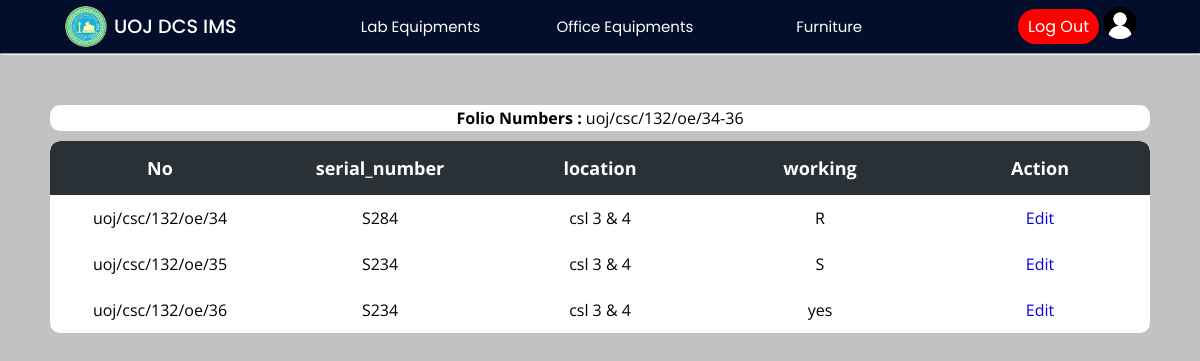
Page /Project/office/officeItems.php?search=true&id=18 (signed in) on the committed database.
### tables this page shows
CREATE TABLE `o_invoice` (
  `invoice_id` int(11) NOT NULL,
  `name` varchar(200) NOT NULL,
  `date` date NOT NULL,
  `price` float NOT NULL,
  `quantity` int(11) NOT NULL,
  `folio_number` varchar(50) NOT NULL,
  `description` varchar(400) NOT NULL,
  `supplier_name` varchar(150) NOT NULL,
  `supplier_tt` int(15) NOT NULL,
  `srn` int(11) NOT NULL,
  `page_number` varchar(15) NOT NULL,
  `location` varchar(50) NOT NULL,
  `warranty` int(11) NOT NULL
);

CREATE TABLE `o_items` (
  `invoice_id` int(11) NOT NULL,
  `set_id` varchar(50) NOT NULL,
  `serial_number` varchar(50) NOT NULL,
  `model_number` varchar(50) NOT NULL,
  `location` varchar(100) NOT NULL,
  `working` enum('yes','no','R','S','D','T') NOT NULL
);

### Project/office/officeItems.php (the view, shortened to what this page needs)
<?php
include("../config/connection.php");
?>
<!DOCTYPE html>
<html lang="en">
<head>
    <link rel="stylesheet" href="../css/lab.css">
    <link rel="stylesheet" href="../css/main.css">
</head>
<body>
    <?php include("../header/header.php"); ?>
    <hr>
    <div class="main-container">
        <?php
        if (isset($_GET['search'])) {
            $id = $_GET['id'];
            $query = "SELECT * FROM o_items WHERE invoice_id = $id";
            $result = mysqli_query($con, $query);
            if (mysqli_num_rows($result) > 0) {
        ?>
                <div class="table-con" style="background-color:white;margin-bottom:10px;padding:2px;">
                    <?php
                    $query1 = "SELECT 	folio_number FROM o_invoice WHERE invoice_id = $id";
                    $result1 = $con->query($query1);
                    if ($result1) {
                        $row = $result1->fetch_assoc();
                        $value = $row['folio_number'];
                        echo "<b>Folio Numbers :</b> $value";
                    } else {
                        echo "Query error: " . $con->error;
                    }
                    ?>
                </div>
                <div class="table-con">
                    <table style="width: 100%;">
                        <thead>
                            <tr>
                                <th>No</th>
                                <th>serial_number</th>
                                <th>location</th>
                                <th>working</th>
                                <th>Action</th>
                            </tr>
                        </thead>
                        <tbody>
                            <?php
                            while ($row = mysqli_fetch_array($result)) {
                            ?>
                                <tr>
                                    <td><?php echo $row['set_id'] ?></a></td>
                                    <td><?php echo $row['serial_number'] ?></td>
                                    <td><?php echo $row['location'] ?></td>
                                    <td><?php echo $row['working'] ?></td>
                                    <td>
                                        <a href="updateItems.php?id=<?php echo $row['invoice_id'] ?>&setid=<?php echo $row['set_id']; ?>">Edit</a>
                                    </td>
                                </tr>
                    <?php
                            }
                        }
                    }
                    ?>
                        </tbody>
                    </table>
                </div>
    </div>
</body>
</html>

### Project/css/lab.css (style rules this page uses)
.main-container { padding: 50px; min-height: 100vh; height: fit-content; background: rgb(195, 193, 193); }
table { border-collapse: collapse; border-radius: 10px; overflow: hidden; max-width: 100%; margin: 0 auto; position: relative; }
.table-con { border-collapse: collapse; background: #fff; border-radius: 10px; margin: auto; position: relative; font-family: 'Open Sans'; text-align: center; background: #fff; overflow: auto; }
th { width: 200px; font-size: 18px; background: #293036; color: white; padding: 15px; }
td { padding: 12px; }

### Project/css/main.css (style rules this page uses)
* { margin: 0; padding: 0; text-decoration: none; box-sizing: border-box; }
:root { --bg-gradient: linear-gradient(-135deg, #01064a, #21acc2); --bg-gray: #e6e6e6; --text-color: #666; --inp-color: #57b846; }
body { font-family: 'Poppins', sans-serif; }

### Project/css/header.css (style rules this page uses)
* { margin: 0; padding: 0; text-decoration: none; box-sizing: border-box; }
:root { background: linear-gradient(-135deg, #01064a, #21acc2); --bg-gray: #e6e6e6; --text-color: #666; --inp-color: #57b846; }
body { font-family: 'Poppins', sans-serif; }

### rows in the picture
o_invoice: folio_number "uoj/csc/132/oe/34-36"
o_items: set_id "uoj/csc/132/oe/34", serial_number "S284", location "csl 3 & 4", working "R"
o_items: set_id "uoj/csc/132/oe/35", serial_number "S234", location "csl 3 & 4", working "S"
o_items: set_id "uoj/csc/132/oe/36", serial_number "S234", location "csl 3 & 4", working "yes"
